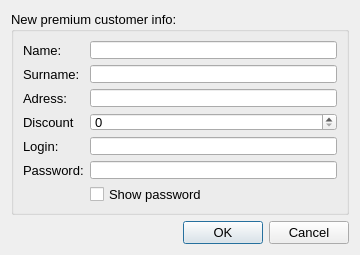
<?xml version="1.0" encoding="UTF-8"?>
<ui version="4.0">
 <class>AddPremiumCustomerDialog</class>
 <widget class="QDialog" name="AddPremiumCustomerDialog">
  <property name="geometry">
   <rect>
    <x>0</x>
    <y>0</y>
    <width>360</width>
    <height>255</height>
   </rect>
  </property>
  <property name="minimumSize">
   <size>
    <width>360</width>
    <height>255</height>
   </size>
  </property>
  <property name="maximumSize">
   <size>
    <width>360</width>
    <height>16777215</height>
   </size>
  </property>
  <property name="font">
   <font>
    <family>Arial</family>
    <pointsize>10</pointsize>
    <weight>50</weight>
    <bold>false</bold>
   </font>
  </property>
  <property name="windowTitle">
   <string>Dialog</string>
  </property>
  <layout class="QVBoxLayout" name="verticalLayout">
   <item>
    <widget class="QGroupBox" name="groupBox_Info">
     <property name="minimumSize">
      <size>
       <width>0</width>
       <height>0</height>
      </size>
     </property>
     <property name="maximumSize">
      <size>
       <width>16777215</width>
       <height>16777215</height>
      </size>
     </property>
     <property name="title">
      <string>New premium customer info:</string>
     </property>
     <layout class="QFormLayout" name="formLayout">
      <item row="0" column="1">
       <widget class="QLineEdit" name="lineEdit_Name"/>
      </item>
      <item row="0" column="0">
       <widget class="QLabel" name="label_Name">
        <property name="text">
         <string>Name:</string>
        </property>
       </widget>
      </item>
      <item row="1" column="0">
       <widget class="QLabel" name="label_Surname">
        <property name="text">
         <string>Surname:</string>
        </property>
       </widget>
      </item>
      <item row="2" column="0">
       <widget class="QLabel" name="label_Adress">
        <property name="text">
         <string>Adress:</string>
        </property>
       </widget>
      </item>
      <item row="4" column="0">
       <widget class="QLabel" name="label_Login">
        <property name="text">
         <string>Login:</string>
        </property>
       </widget>
      </item>
      <item row="5" column="0">
       <widget class="QLabel" name="label_Password">
        <property name="text">
         <string>Password:</string>
        </property>
       </widget>
      </item>
      <item row="1" column="1">
       <widget class="QLineEdit" name="lineEdit_Surname"/>
      </item>
      <item row="2" column="1">
       <widget class="QLineEdit" name="lineEdit_Adress"/>
      </item>
      <item row="4" column="1">
       <widget class="QLineEdit" name="lineEdit_Login"/>
      </item>
      <item row="5" column="1">
       <widget class="QLineEdit" name="lineEdit_Password">
        <property name="echoMode">
         <enum>QLineEdit::Password</enum>
        </property>
       </widget>
      </item>
      <item row="6" column="1">
       <widget class="QCheckBox" name="checkBox_ShowPassword">
        <property name="text">
         <string>Show password</string>
        </property>
       </widget>
      </item>
      <item row="3" column="0">
       <widget class="QLabel" name="label_Discount">
        <property name="text">
         <string>Discount</string>
        </property>
       </widget>
      </item>
      <item row="3" column="1">
       <widget class="QSpinBox" name="spinBox_Discount">
        <property name="maximum">
         <number>20</number>
        </property>
       </widget>
      </item>
     </layout>
    </widget>
   </item>
   <item>
    <widget class="QDialogButtonBox" name="buttonBox">
     <property name="orientation">
      <enum>Qt::Horizontal</enum>
     </property>
     <property name="standardButtons">
      <set>QDialogButtonBox::Cancel|QDialogButtonBox::Ok</set>
     </property>
    </widget>
   </item>
  </layout>
 </widget>
 <resources/>
 <connections>
  <connection>
   <sender>buttonBox</sender>
   <signal>accepted()</signal>
   <receiver>AddPremiumCustomerDialog</receiver>
   <slot>accept()</slot>
   <hints>
    <hint type="sourcelabel">
     <x>248</x>
     <y>254</y>
    </hint>
    <hint type="destinationlabel">
     <x>157</x>
     <y>274</y>
    </hint>
   </hints>
  </connection>
  <connection>
   <sender>buttonBox</sender>
   <signal>rejected()</signal>
   <receiver>AddPremiumCustomerDialog</receiver>
   <slot>reject()</slot>
   <hints>
    <hint type="sourcelabel">
     <x>316</x>
     <y>260</y>
    </hint>
    <hint type="destinationlabel">
     <x>286</x>
     <y>274</y>
    </hint>
   </hints>
  </connection>
 </connections>
</ui>
